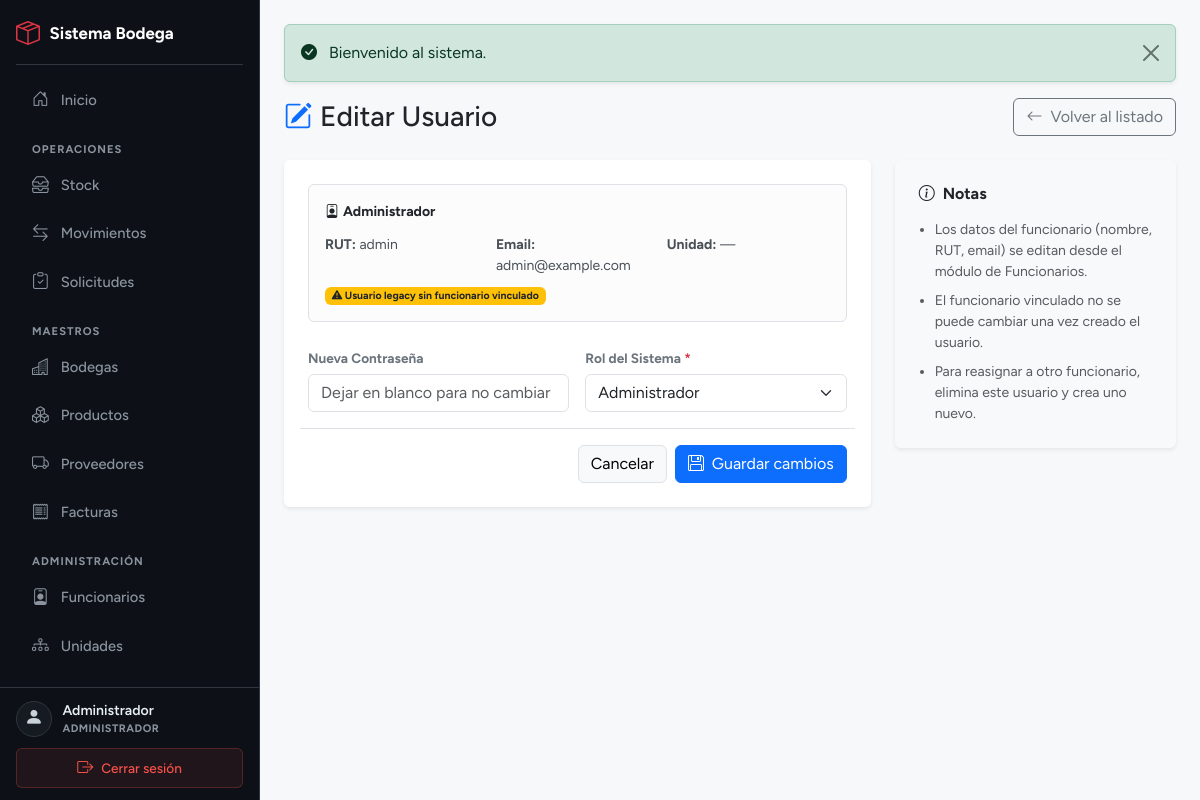
Page /modulos/usuarios/usuarios_editar.php?id=1 (signed in) on the committed database.
### tables this page shows
CREATE TABLE usuarios (
    id             INT UNSIGNED AUTO_INCREMENT PRIMARY KEY,
    id_funcionario INT UNSIGNED NULL,
    nombre         VARCHAR(150) NOT NULL,
    email          VARCHAR(150) NULL,
    usuario        VARCHAR(80)  NOT NULL,
    clave_hash     VARCHAR(255) NOT NULL,
    rol            ENUM('admin','bodega','solicitante') NOT NULL,
    id_bodega      INT UNSIGNED NULL,
    id_unidad      INT UNSIGNED NULL,
    estado         TINYINT(1)   NOT NULL DEFAULT 1,
    created_at     DATETIME     NOT NULL DEFAULT CURRENT_TIMESTAMP,
    UNIQUE KEY uq_usuarios_usuario (usuario),
    KEY idx_usuarios_funcionario (id_funcionario),
    KEY idx_usuarios_bodega (id_bodega),
    KEY idx_usuarios_unidad (id_unidad),
    CONSTRAINT fk_usuarios_funcionario FOREIGN KEY (id_funcionario) REFERENCES funcionarios (id) ON DELETE SET NULL,
    CONSTRAINT fk_usuarios_bodega FOREIGN KEY (id_bodega) REFERENCES bodegas (id) ON DELETE SET NULL,
    CONSTRAINT fk_usuarios_unidad FOREIGN KEY (id_unidad) REFERENCES unidades_organizacionales (id) ON DELETE SET NULL
);

### inc/auth.php (called while the page is built, shortened)
<?php
function is_logged_in()
{
    return !empty($_SESSION['user_id']);
}
function current_user()
{
    return array(
        'id'             => (int)$_SESSION['user_id'],
        'nombre'         => isset($_SESSION['user_nombre'])         ? $_SESSION['user_nombre']             : '',
        'usuario'        => isset($_SESSION['user_usuario'])        ? $_SESSION['user_usuario']            : '',
        'rol'            => isset($_SESSION['user_rol'])            ? $_SESSION['user_rol']                : '',
        'id_bodega'      => isset($_SESSION['user_id_bodega'])      ? (int)$_SESSION['user_id_bodega']     : 0,
        'id_unidad'      => isset($_SESSION['user_id_unidad'])      ? (int)$_SESSION['user_id_unidad']     : 0,
        'id_funcionario' => isset($_SESSION['user_id_funcionario']) ? (int)$_SESSION['user_id_funcionario']: 0
    );
}
function has_role($roles)
{
    $userRole = isset($_SESSION['user_rol']) ? $_SESSION['user_rol'] : '';
    if (!is_array($roles)) {
        $roles = array($roles);
    }
    return in_array($userRole, $roles, true);
}
function is_admin()       { return has_role('admin'); }

### inc/functions.php (called while the page is built, shortened)
<?php
function h($text)
{
    return htmlspecialchars((string)$text, ENT_QUOTES, 'UTF-8');
}
function get_flash()
{
    $flash = $_SESSION['flash'];
    return $flash;
}

### modulos/usuarios/usuarios_editar.php (the view, shortened to what this page needs)
<?php
require_once __DIR__ . '/../../inc/db.php';
require_once __DIR__ . '/../../inc/auth.php';
require_once __DIR__ . '/../../inc/functions.php';
$id = (int)get('id');
$stmt = $pdo->prepare("
    SELECT u.*, f.rut AS func_rut, f.nombre AS func_nombre, f.email AS func_email,
           f.cargo AS func_cargo, f.id_unidad AS func_id_unidad,
           un.nombre AS func_unidad_nombre
    FROM usuarios u
    LEFT JOIN funcionarios f ON f.id = u.id_funcionario
    LEFT JOIN unidades_organizacionales un ON un.id = f.id_unidad
    WHERE u.id = ?
    LIMIT 1
");
$stmt->execute(array($id));
$usuario_db = $stmt->fetch();
require_once __DIR__ . '/../../inc/header.php';
?>
<div class="d-flex justify-content-between align-items-center mb-4">
    <h1 class="h3 mb-0 text-gray-800">
        <i class="bi bi-pencil-square text-primary me-2"></i>Editar Usuario
    </h1>
    <a href="usuarios_lista.php" class="btn btn-outline-secondary">
        <i class="bi bi-arrow-left me-1"></i> Volver al listado
    </a>
</div>
<div class="row">
    <div class="col-lg-8">
        <div class="card shadow-sm border-0">
            <div class="card-body p-4">
                <div class="alert alert-light border mb-4">
                    <div class="row g-2 small">
                        <div class="col-12 mb-1">
                            <strong class="text-dark"><i class="bi bi-person-badge me-1"></i><?php echo h($usuario_db['nombre']); ?></strong>
                        </div>
                        <div class="col-md-4"><strong>RUT:</strong> <?php echo h($usuario_db['usuario']); ?></div>
                        <div class="col-md-4"><strong>Email:</strong> <?php echo h($usuario_db['email'] ? $usuario_db['email'] : '—'); ?></div>
                        <div class="col-md-4"><strong>Unidad:</strong> <?php echo h($usuario_db['func_unidad_nombre'] ? $usuario_db['func_unidad_nombre'] : '—'); ?></div>
                        <?php if (!$usuario_db['id_funcionario']): ?>
                            <div class="col-12 mt-2">
                                <span class="badge bg-warning text-dark">
                                    <i class="bi bi-exclamation-triangle-fill"></i> Usuario legacy sin funcionario vinculado
                                </span>
                            </div>
                        <?php endif; ?>
                    </div>
                </div>
                <form method="post" class="row g-3">
                    <div class="col-md-6">
                        <label class="form-label fw-bold text-secondary">Nueva Contraseña</label>
                        <input type="password" name="clave" class="form-control" placeholder="Dejar en blanco para no cambiar" autocomplete="new-password">
                    </div>
                    <div class="col-md-6">
                        <label class="form-label fw-bold text-secondary">
                            Rol del Sistema <span class="text-danger">*</span>
                        </label>
                        <select name="rol" id="selRol" class="form-select" required>
                            <option value="admin"       <?php echo ($usuario_db['rol'] === 'admin') ? 'selected' : ''; ?>>Administrador</option>
                        </select>
                    </div>
                    <div class="col-12 d-flex justify-content-end gap-2 mt-3 pt-3 border-top">
                        <a href="usuarios_lista.php" class="btn btn-light border">Cancelar</a>
                        <button type="submit" class="btn btn-primary">
                            <i class="bi bi-floppy me-1"></i> Guardar cambios
                        </button>
                    </div>
                </form>
            </div>
        </div>
    </div>
    <div class="col-lg-4">
        <div class="card shadow-sm border-0 bg-light">
            <div class="card-body p-4">
                <h6 class="fw-bold text-dark mb-3">
                    <i class="bi bi-info-circle me-2"></i>Notas
                </h6>
                <ul class="small text-muted ps-3 mb-0">
                    <li class="mb-2">Los datos del funcionario (nombre, RUT, email) se editan desde el módulo de Funcionarios.</li>
                    <li class="mb-2">El funcionario vinculado no se puede cambiar una vez creado el usuario.</li>
                    <li>Para reasignar a otro funcionario, elimina este usuario y crea uno nuevo.</li>
                </ul>
            </div>
        </div>
    </div>
</div>
<?php require_once __DIR__ . '/../../inc/footer.php'; ?>

### inc/header.php (shortened to what this page needs)
<?php
require_once __DIR__ . '/auth.php';
require_once __DIR__ . '/functions.php';
$user  = current_user();
$flash = get_flash();
$current_script = $_SERVER['PHP_SELF'];
if (!function_exists('nav_active')) {
    function nav_active($needle) {
        global $current_script;
        return (strpos($current_script, $needle) !== false) ? 'active' : '';
    }
}
$rolLabels = array(
    'admin'       => 'Administrador',
    'bodega'      => 'Encargado',
    'solicitante' => 'Solicitante'
);
$rolLabel = ($user && isset($rolLabels[$user['rol']])) ? $rolLabels[$user['rol']] : '';
?>
<!DOCTYPE html>
<html lang="es">
<head>
    <link href="https://cdn.jsdelivr.net/npm/bootstrap@5.3.2/dist/css/bootstrap.min.css" rel="stylesheet">
    <link rel="stylesheet" href="https://cdn.jsdelivr.net/npm/bootstrap-icons@1.11.1/font/bootstrap-icons.css">
    <link rel="stylesheet" href="<?php echo BASE_URL; ?>/static/css/app.css">
</head>
<body>
<div class="layout-wrapper">
    <?php if ($user): ?>
    <aside class="sidebar" id="sidebar">
        <div class="sidebar-header">
            <div class="sidebar-header-row">
                <a href="<?php echo BASE_URL; ?>/index.php" class="sidebar-brand">
                    <i class="bi bi-box-seam"></i>
                    <span>Sistema Bodega</span>
                </a>
            </div>
            <hr>
        </div>
        <div class="sidebar-nav">
            <ul class="nav nav-pills flex-column">
                <li>
                    <a href="<?php echo BASE_URL; ?>/index.php" class="nav-link <?php echo (strpos($current_script, BASE_URL . '/index.php') !== false) ? 'active' : ''; ?>">
                        <i class="bi bi-house-door"></i> Inicio
                    </a>
                </li>
                <?php if (is_admin()): ?>
                    <li class="nav-section">Operaciones</li>
                    <li>
                        <a href="<?php echo BASE_URL; ?>/modulos/stock_lista.php" class="nav-link <?php echo nav_active('stock_lista'); ?>">
                            <i class="bi bi-inboxes"></i> Stock
                        </a>
                    </li>
                    <li>
                        <a href="<?php echo BASE_URL; ?>/modulos/movimientos/movimientos_lista.php" class="nav-link <?php echo nav_active('movimientos_'); ?>">
                            <i class="bi bi-arrow-left-right"></i> Movimientos
                        </a>
                    </li>
                    <li>
                        <a href="<?php echo BASE_URL; ?>/modulos/movimientos/solicitudes_lista.php" class="nav-link <?php echo nav_active('solicitudes'); ?>">
                            <i class="bi bi-clipboard-check"></i> Solicitudes
                        </a>
                    </li>
                    <li class="nav-section">Maestros</li>
                    <li>
                        <a href="<?php echo BASE_URL; ?>/modulos/bodegas/bodegas_lista.php" class="nav-link <?php echo nav_active('/bodegas/'); ?>">
                            <i class="bi bi-buildings"></i> Bodegas
                        </a>
                    </li>
                    <li>
                        <a href="<?php echo BASE_URL; ?>/modulos/productos/productos_lista.php" class="nav-link <?php echo nav_active('/productos/'); ?>">
                            <i class="bi bi-boxes"></i> Productos
                        </a>
                    </li>
                    <li>
                        <a href="<?php echo BASE_URL; ?>/modulos/proveedores/proveedores_lista.php" class="nav-link <?php echo nav_active('/proveedores/'); ?>">
                            <i class="bi bi-truck"></i> Proveedores
                        </a>
                    </li>
                    <li>
                        <a href="<?php echo BASE_URL; ?>/modulos/facturas/facturas_lista.php" class="nav-link <?php echo nav_active('/facturas/'); ?>">
                            <i class="bi bi-receipt"></i> Facturas
                        </a>
                    </li>
                    <li class="nav-section">Administración</li>
                    <li>
                        <a href="<?php echo BASE_URL; ?>/modulos/funcionarios/funcionarios_lista.php" class="nav-link <?php echo nav_active('/funcionarios/'); ?>">
                            <i class="bi bi-person-badge"></i> Funcionarios
                        </a>
                    </li>
                    <li>
                        <a href="<?php echo BASE_URL; ?>/modulos/unidades/unidades_lista.php" class="nav-link <?php echo nav_active('/unidades/'); ?>">
                            <i class="bi bi-diagram-3"></i> Unidades
                        </a>
                    </li>
                <?php endif; ?>
            </ul>
        </div>
        <div class="sidebar-footer">
            <div class="user-info">
                <div class="user-avatar">
                    <i class="bi bi-person-fill"></i>
                </div>
                <div class="user-details">
                    <div class="user-name"><?php echo h($user['nombre']); ?></div>
                    <div class="user-role"><?php echo h($rolLabel ? $rolLabel : $user['rol']); ?></div>
                </div>
            </div>
            <a href="<?php echo BASE_URL; ?>/logout.php" class="btn-logout">
                <i class="bi bi-box-arrow-right"></i>
                Cerrar sesión
            </a>
        </div>
    </aside>
    <?php endif; ?>
    <div class="main-content" id="mainContent">
        <main class="content-scrollable">
            <?php if ($flash): ?>
                <?php $alertClass = ($flash['type'] === 'error') ? 'alert-danger' : 'alert-success'; ?>
                <div class="alert <?php echo $alertClass; ?> alert-dismissible fade show shadow-sm" role="alert">
                    <i class="bi <?php echo ($flash['type'] === 'error') ? 'bi-exclamation-triangle-fill' : 'bi-check-circle-fill'; ?> me-2"></i>
                    <?php echo h($flash['message']); ?>
                    <button type="button" class="btn-close" data-bs-dismiss="alert" aria-label="Cerrar"></button>
                </div>
            <?php endif; ?>

### rows in the picture
usuarios: nombre "Administrador", rol "ADMINISTRADOR", usuario "admin", email "admin@example.com", rol "Administrador"

### other values in the picture
$flash['message'] "Bienvenido al sistema."
